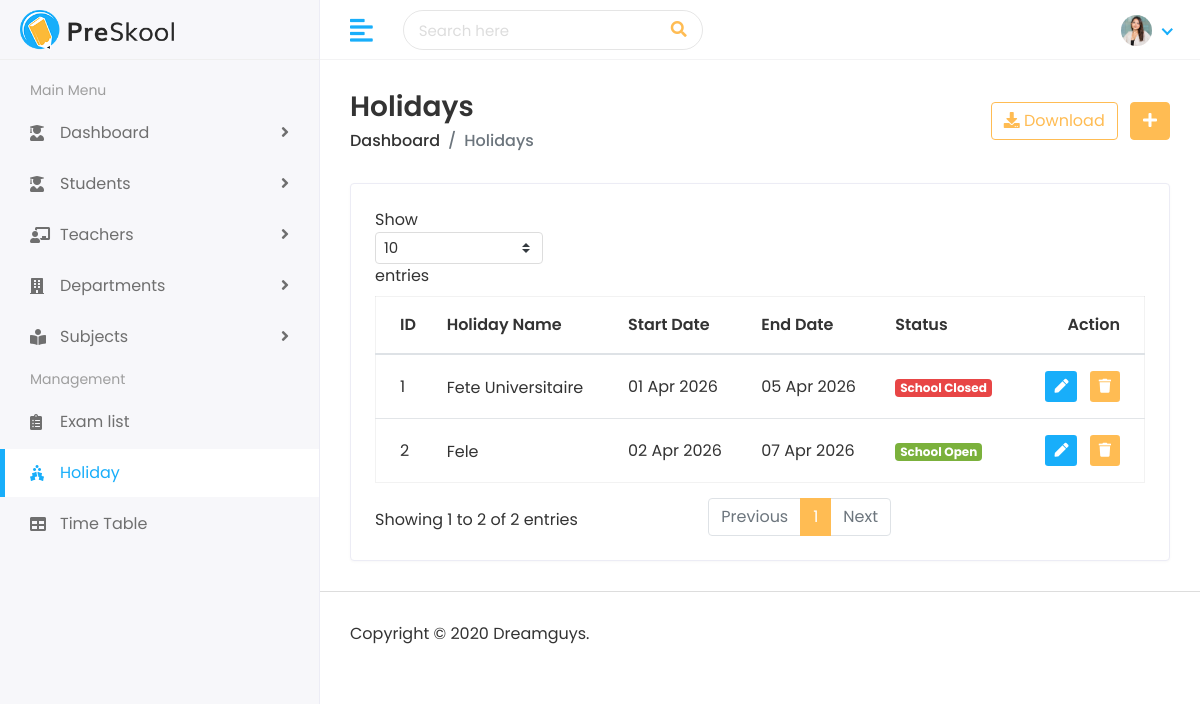
The page /holiday/ (signed in) on the database as committed earlier.
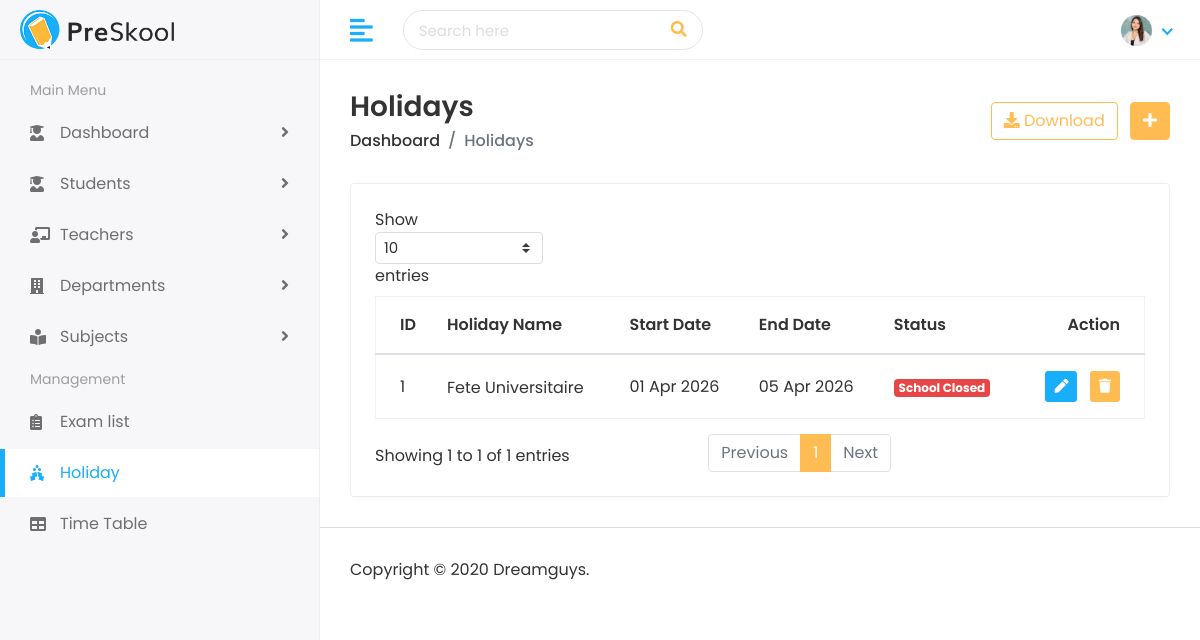
The same page on the database as committed later.
### academic_calendar/models.py (models this page shows, shortened)
class Holiday(models.Model):
    title = models.CharField(max_length=100)
    start_date = models.DateField()
    end_date = models.DateField()
    description = models.TextField(blank=True)
    is_school_closed = models.BooleanField(default=True)
    created_at = models.DateTimeField(auto_now_add=True)

### academic_calendar/views.py (the view)
# urls.py: path('', views.holiday_list, name='holiday_list'),
@login_required
def holiday_list(request):
    holidays = Holiday.objects.all()
    return render(request, 'academic_calendar/holiday.html', {'holidays': holidays})

### templates/academic_calendar/holiday.html (shortened to what the changed rows need)
{% extends 'Home/base.html' %}
{% load static %}
{% block body %}
<div class="page-wrapper">
    <div class="content container-fluid">
        <div class="row">
            <div class="col-sm-12">
                <div class="card card-table">
                    <div class="card-body">
                        <div class="table-responsive">
                            <table class="table table-hover table-center mb-0 datatable">
                                <thead>
                                    <tr>
                                        <th>ID</th>
                                        <th>Holiday Name</th>
                                        <th>Start Date</th>
                                        <th>End Date</th>
                                        <th>Status</th>
                                        {% if request.user.is_admin %}
                                        <th class="text-right">Action</th>
                                        {% endif %}
                                    </tr>
                                </thead>
                                <tbody>
                                    {% for holiday in holidays %}
                                    <tr>
                                        <td>{{ holiday.id }}</td>
                                        <td>
                                            <h2 class="table-avatar">
                                                {{ holiday.title }}
                                            </h2>
                                        </td>
                                        <td>{{ holiday.start_date|date:"d M Y" }}</td>
                                        <td>{{ holiday.end_date|date:"d M Y" }}</td>
                                        <td>
                                            {% if holiday.is_school_closed %}
                                                <span class="badge badge-danger">School Closed</span>
                                            {% else %}
                                                <span class="badge badge-success">School Open</span>
                                            {% endif %}
                                        </td>
                                        {% if request.user.is_admin %}
                                        <td class="text-right">
                                            <div class="actions">
                                                <a href="{% url 'edit_holiday' holiday.id %}"
                                                   class="btn btn-sm bg-success-light mr-2">
                                                    <i class="fas fa-pen"></i>
                                                </a>
                                                <form action="{% url 'delete_holiday' holiday.id %}"
                                                      method="POST"
                                                      style="display:inline;">
                                                    <button type="submit"
                                                            class="btn btn-sm bg-danger-light"
                                                            onclick="return confirm('Are you sure?');">
                                                        <i class="fas fa-trash"></i>
                                                    </button>
                                                </form>
                                            </div>
                                            {% endif %}
                                        </td>
                                    </tr>
                                    {% endfor %}
                                </tbody>
                            </table>
                        </div>
                    </div>
                </div>
            </div>
        </div>
    </div>
</div>
{% endblock %}

Rows that differ between the two databases and show on the page:
removed Holiday: id "2", title "Fele", start_date "02 Apr 2026", end_date "07 Apr 2026", is_school_closed "School Open"
Other text that changed with them:
text written by a page script: "Show entries Showing 1 to 2 of 2 entries Previous 1 Next" → "Show entries Showing 1 to 1 of 1 entries Previous 1 Next"
